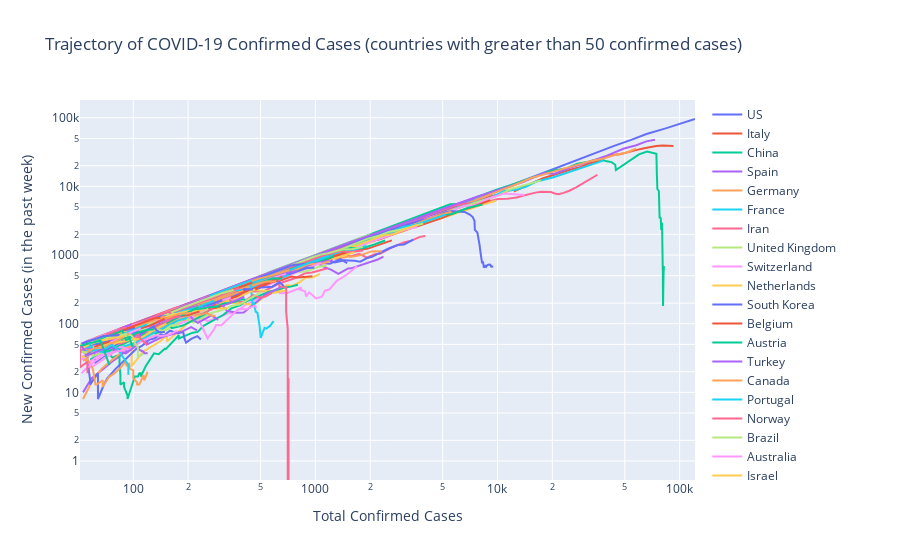

The cell this chart's notebook holds for it:
### Code cell
threshold = 50
countries = df.groupby(by='Country/Region', as_index=False)['Confirmed'].max().sort_values(by='Confirmed', ascending=False)
countries = countries[countries['Confirmed'] > threshold]['Country/Region'].unique()

fig = go.Figure()
for country in countries:
    filtered_df = df[df['Country/Region'] == country].reset_index()
    idx = filtered_df['Confirmed'].sub(threshold).gt(0).idxmax()
    trace_data = filtered_df[idx:]
    fig.add_trace(go.Scatter(x=trace_data['Confirmed'],
                             y=trace_data['new_cases'],
                             mode='lines',
                             name=country,
                             hoverinfo='x+name'))
fig.update_layout(xaxis_type="log",
                  yaxis_type="log",
                  title='Trajectory of COVID-19 Confirmed Cases (countries with greater than 50 confirmed cases)',
                  xaxis_title='Total Confirmed Cases',
                  yaxis_title='New Confirmed Cases (in the past week)')
fig.show()

### Figure 1 — Plotly figure (JSON) as saved in the notebook; plotly's stock layout.template omitted (floating-point values rounded to 4 significant figures)
{"data": [{"hoverinfo": "x+name", "mode": "lines", "name": "US", "type": "scatter", "x": [53, 53, 59, 60, 62, 70, 76, 101, 122, 153, 221, 278, 417, 537, 605, 959, 1281, 1663, 2179, 2726, 3499, 4632, 6421, 7786, 13680, 19101, 25493, 33746, 43667, 53740, 65778, 83836, 101657, 121478], "y": [38, 38, 44, 45, 27, 35, 41, 48, 69, 94, 161, 216, 347, 461, 504, 837, 1128, 1442, 1901, 2309, 2962, 4027, 5462, 6505, 12017, 16922, 22767, 30247, 39035, 47319, 57992, 70156, 82556, 95985]}, {"hoverinfo": "x+name", "mode": "lines", "name": "Italy", "type": "scatter", "x": [62, 155, 229, 322, 453, 655, 888, 1128, 1694, 2036, 2502, 3089, 3858, 4636, 5883, 7375, 9172, 10149, 12462, 12462, 17660, 21157, 24747, 27980, 31506, 35713, 41035, 47021, 53578, 59138, 63927, 69176, 74386, 80589, 86498, 92472], "y": [59, 152, 226, 319, 450, 652, 868, 1066, 1539, 1807, 2180, 2636, 3203, 3748, 4755, 5681, 7136, 7647, 9373, 8604, 13024, 15274, 17372, 18808, 21357, 23251, 28573, 29361, 32421, 34391, 35947, 37670, 38673, 39554, 39477, 38894]}, {"hoverinfo": "x+name", "mode": "lines", "name": "China", "type": "scatter", "x": [547, 639, 916, 1399, 2062, 2863, 5494, 6070, 8124, 9783, 11871, 16607, 19693, 23680, 27409, 30553, 34075, 36778, 39790, 42306, 44327, 44699, 59832, 66292, 68347, 70446, 72364, 74139, 74546, 74999, 75472, 76922, 76938, 77152, 77660, 78065, 78498, 78824, 79251, 79826, 80026, 80151, 80271, 80422, 80573, 80652, 80699, 80735, 80757, 80921, 80932, 80945, 80977, 81003, 81033, 81058, 81102, 81156, 81250, 81305, 81397, 81496, 81591, 81661, 81782, 81897, 81999], "y": [547, 639, 916, 1399, 2062, 2863, 5494, 5523, 7485, 8867, 10472, 14545, 16830, 18186, 21339, 22429, 24292, 24907, 23183, 22613, 20647, 17290, 29279, 32217, 31569, 30656, 30058, 29812, 29847, 15167, 9180, 8575, 6492, 4788, 3521, 3519, 3499, 3352, 2329, 2888, 2874, 2491, 2206, 1924, 1749, 1401, 873, 709, 606, 650, 510, 372, 325, 304, 298, 301, 181, 224, 305, 328, 394, 463, 533, 559, 626, 647, 694]}, {"hoverinfo": "x+name", "mode": "lines", "name": "Spain", "type": "scatter", "x": [84, 120, 165, 222, 259, 400, 500, 673, 1073, 1695, 2277, 2277, 5232, 6391, 7798, 9942, 11748, 13910, 17963, 20410, 25374, 28603, 35136, 39885, 49515, 57786, 65719, 73235], "y": [82, 118, 159, 209, 244, 368, 455, 589, 953, 1530, 2055, 2018, 4832, 5891, 7125, 8869, 10053, 11633, 15686, 15178, 18983, 20805, 25194, 28137, 35605, 39823, 45309, 47861]}, {"hoverinfo": "x+name", "mode": "lines", "name": "Germany", "type": "scatter", "x": [79, 130, 159, 196, 262, 482, 670, 799, 1040, 1176, 1457, 1908, 2078, 3675, 4585, 5795, 7272, 9257, 12327, 15320, 19848, 22213, 24873, 29056, 32986, 37323, 43938, 50871, 57695], "y": [63, 114, 143, 179, 235, 436, 622, 720, 910, 1017, 1261, 1646, 1596, 3005, 3786, 4755, 6096, 7800, 10419, 13242, 16173, 17628, 19078, 21784, 23729, 24996, 28618, 31023, 35482]}, {"hoverinfo": "x+name", "mode": "lines", "name": "France", "type": "scatter", "x": [57, 100, 130, 191, 204, 285, 377, 653, 949, 1126, 1209, 1784, 2284, 2284, 3667, 4480, 4513, 6650, 7683, 9052, 10886, 12632, 14308, 16214, 20123, 22622, 25600, 29551, 33402, 38105], "y": [45, 88, 118, 179, 190, 267, 339, 596, 849, 996, 1018, 1580, 1999, 1907, 3014, 3531, 3387, 5441, 5899, 6768, 8602, 8965, 9828, 11701, 13473, 14939, 16548, 18665, 20770, 23797]}, {"hoverinfo": "x+name", "mode": "lines", "name": "Iran", "type": "scatter", "x": [61, 95, 139, 245, 388, 593, 978, 1501, 2336, 2922, 3513, 4747, 5823, 6566, 7161, 8042, 9000, 10075, 11364, 12729, 13938, 14991, 16169, 17361, 18407, 19644, 20610, 21638, 23049, 24811, 27017, 29406, 32332, 35408], "y": [61, 95, 137, 240, 370, 565, 935, 1440, 2241, 2783, 3268, 4359, 5230, 5588, 5660, 5706, 6078, 6562, 6617, 6906, 7372, 7830, 8127, 8361, 8332, 8280, 7881, 7700, 8058, 8642, 9656, 10999, 12688, 14798]}, {"hoverinfo": "x+name", "mode": "lines", "name": "United Kingdom", "type": "scatter", "x": [459, 459, 801, 1143, 1144, 1551, 1960, 2642, 2716, 4014, 5067, 5741, 6726, 8164, 9640, 11812, 14745, 17312], "y": [459, 459, 801, 1143, 1144, 1551, 1960, 2183, 2257, 3213, 3924, 4597, 5175, 6204, 6998, 9096, 10731, 12245]}, {"hoverinfo": "x+name", "mode": "lines", "name": "Switzerland", "type": "scatter", "x": [56, 90, 114, 214, 268, 337, 374, 491, 652, 652, 1139, 1359, 2200, 2200, 2700, 3028, 4075, 5294, 6575, 7474, 8795, 9877, 10897, 11811, 12928, 14076], "y": [55, 89, 106, 206, 250, 310, 332, 435, 562, 538, 925, 1091, 1863, 1826, 2209, 2376, 3423, 4155, 5216, 5274, 6595, 7177, 7869, 7736, 7634, 7501]}, {"hoverinfo": "x+name", "mode": "lines", "name": "Netherlands", "type": "scatter", "x": [82, 128, 188, 265, 321, 382, 503, 503, 804, 959, 1135, 1414, 1708, 2056, 2465, 3003, 3640, 4217, 4764, 5580, 6438, 7468, 8647, 9819], "y": [81, 127, 182, 255, 303, 358, 465, 421, 676, 771, 870, 1093, 1326, 1553, 1962, 2199, 2681, 3082, 3350, 3872, 4382, 5003, 5644, 6179]}, {"hoverinfo": "x+name", "mode": "lines", "name": "South Korea", "type": "scatter", "x": [104, 204, 433, 602, 833, 977, 1261, 1766, 2337, 3150, 3736, 4335, 5186, 5621, 6088, 6593, 7041, 7314, 7478, 7513, 7755, 7869, 7979, 8086, 8162, 8236, 8320, 8413, 8565, 8652, 8799, 8897, 8961, 9037, 9137, 9241, 9332, 9478], "y": [76, 176, 405, 573, 803, 946, 1230, 1662, 2133, 2717, 3134, 3502, 4209, 4360, 4322, 4256, 3891, 3578, 3143, 2327, 2134, 1781, 1386, 1045, 848, 758, 807, 658, 696, 673, 713, 735, 725, 717, 724, 676, 680, 679]}, {"hoverinfo": "x+name", "mode": "lines", "name": "Belgium", "type": "scatter", "x": [109, 169, 200, 239, 267, 314, 314, 559, 689, 886, 1058, 1243, 1486, 1795, 2257, 2815, 3401, 3743, 4269, 4937, 6235, 7284, 9134], "y": [108, 168, 198, 231, 254, 291, 264, 450, 520, 686, 819, 976, 1172, 1481, 1698, 2126, 2515, 2685, 3026, 3451, 4440, 5027, 6319]}, {"hoverinfo": "x+name", "mode": "lines", "name": "Austria", "type": "scatter", "x": [55, 79, 104, 131, 182, 246, 302, 504, 655, 860, 1018, 1332, 1646, 2013, 2388, 2814, 3580, 4474, 5283, 5588, 6909, 7657, 8271], "y": [52, 70, 90, 113, 161, 217, 261, 449, 576, 756, 887, 1150, 1400, 1711, 1884, 2159, 2720, 3456, 3951, 3942, 4896, 5269, 5457]}, {"hoverinfo": "x+name", "mode": "lines", "name": "Turkey", "type": "scatter", "x": [98, 192, 359, 670, 1236, 1529, 1872, 2433, 3629, 5698, 7402], "y": [97, 191, 354, 665, 1230, 1511, 1825, 2335, 3437, 5339, 6732]}, {"hoverinfo": "x+name", "mode": "lines", "name": "Canada", "type": "scatter", "x": [54, 64, 76, 79, 108, 117, 193, 196, 250, 415, 478, 657, 800, 943, 1278, 1470, 2088, 2790, 3251, 4042, 4682, 5576], "y": [34, 40, 49, 49, 75, 80, 144, 142, 186, 339, 399, 549, 683, 750, 1082, 1220, 1673, 2312, 2594, 3242, 3739, 4298]}, {"hoverinfo": "x+name", "mode": "lines", "name": "Portugal", "type": "scatter", "x": [59, 59, 112, 169, 245, 331, 448, 448, 785, 1020, 1280, 1600, 2060, 2362, 2995, 3544, 4268, 5170], "y": [54, 51, 99, 149, 215, 301, 407, 389, 726, 908, 1111, 1355, 1729, 1914, 2547, 2759, 3248, 3890]}, {"hoverinfo": "x+name", "mode": "lines", "name": "Norway", "type": "scatter", "x": [56, 87, 108, 147, 176, 205, 400, 598, 702, 996, 1090, 1221, 1333, 1463, 1550, 1746, 1914, 2118, 2263, 2621, 2863, 3084, 3369, 3755, 4015], "y": [55, 86, 102, 132, 157, 180, 368, 542, 615, 888, 943, 1045, 1128, 1063, 952, 1044, 918, 1028, 1042, 1288, 1400, 1534, 1623, 1841, 1897]}, {"hoverinfo": "x+name", "mode": "lines", "name": "Brazil", "type": "scatter", "x": [52, 151, 151, 162, 200, 321, 372, 621, 793, 1021, 1546, 1924, 2247, 2554, 2985, 3417, 3904], "y": [48, 138, 138, 142, 175, 290, 334, 569, 642, 870, 1384, 1724, 1926, 2182, 2364, 2624, 2883]}, {"hoverinfo": "x+name", "mode": "lines", "name": "Australia", "type": "scatter", "x": [52, 55, 60, 63, 76, 91, 107, 128, 128, 200, 250, 297, 377, 452, 568, 681, 791, 1071, 1490, 1682, 2044, 2364, 2810, 3143, 3640], "y": [30, 32, 37, 38, 49, 61, 68, 76, 73, 140, 187, 221, 286, 345, 440, 553, 591, 821, 1193, 1305, 1592, 1796, 2129, 2352, 2569]}, {"hoverinfo": "x+name", "mode": "lines", "name": "Israel", "type": "scatter", "x": [58, 109, 131, 161, 193, 251, 255, 337, 433, 677, 705, 883, 1071, 1442, 1930, 2369, 2693, 3035, 3619], "y": [46, 94, 115, 140, 172, 212, 216, 279, 324, 546, 544, 690, 820, 1187, 1593, 1936, 2016, 2330, 2736]}, {"hoverinfo": "x+name", "mode": "lines", "name": "Sweden", "type": "scatter", "x": [94, 101, 161, 203, 248, 355, 500, 599, 814, 961, 1022, 1103, 1190, 1279, 1439, 1639, 1763, 1931, 2046, 2286, 2526, 2840, 3069, 3447], "y": [87, 94, 149, 189, 233, 334, 465, 505, 713, 800, 819, 855, 835, 779, 840, 825, 802, 909, 943, 1096, 1247, 1401, 1430, 1684]}, {"hoverinfo": "x+name", "mode": "lines", "name": "Czech Republic", "type": "scatter", "x": [91, 94, 141, 189, 253, 298, 396, 464, 694, 833, 995, 1120, 1236, 1394, 1654, 1925, 2279, 2631], "y": [83, 82, 123, 170, 222, 267, 355, 373, 600, 692, 806, 867, 938, 998, 1190, 1231, 1446, 1636]}, {"hoverinfo": "x+name", "mode": "lines", "name": "Ireland", "type": "scatter", "x": [90, 129, 129, 169, 223, 292, 557, 683, 785, 906, 1125, 1329, 1564, 1819, 2121, 2415], "y": [72, 111, 110, 148, 189, 249, 514, 593, 656, 777, 956, 1106, 1272, 1262, 1438, 1630]}, {"hoverinfo": "x+name", "mode": "lines", "name": "Denmark", "type": "scatter", "x": [90, 262, 444, 617, 804, 836, 875, 932, 1024, 1115, 1225, 1337, 1420, 1514, 1572, 1718, 1862, 2023, 2200, 2366], "y": [86, 256, 434, 607, 781, 813, 840, 842, 762, 671, 608, 533, 584, 639, 640, 694, 747, 798, 863, 946]}, {"hoverinfo": "x+name", "mode": "lines", "name": "Malaysia", "type": "scatter", "x": [83, 93, 99, 117, 129, 149, 149, 197, 238, 428, 566, 673, 790, 900, 1030, 1183, 1306, 1518, 1624, 1796, 2031, 2161, 2320], "y": [60, 68, 70, 88, 93, 99, 99, 114, 145, 329, 449, 544, 641, 751, 833, 945, 878, 952, 951, 1006, 1131, 1131, 1137]}, {"hoverinfo": "x+name", "mode": "lines", "name": "Chile", "type": "scatter", "x": [61, 74, 155, 201, 238, 238, 434, 537, 632, 746, 922, 1142, 1306, 1610, 1909], "y": [57, 66, 147, 188, 215, 215, 391, 476, 558, 591, 721, 904, 1068, 1176, 1372]}, {"hoverinfo": "x+name", "mode": "lines", "name": "Luxembourg", "type": "scatter", "x": [51, 59, 77, 140, 203, 335, 484, 670, 798, 875, 1099, 1333, 1453, 1605, 1831], "y": [49, 56, 74, 135, 196, 316, 450, 619, 739, 798, 959, 1130, 1118, 1121, 1161]}, {"hoverinfo": "x+name", "mode": "lines", "name": "Ecuador", "type": "scatter", "x": [58, 111, 199, 367, 506, 789, 981, 1082, 1173, 1403, 1595, 1823], "y": [43, 94, 182, 350, 478, 761, 944, 1024, 1062, 1204, 1228, 1317]}, {"hoverinfo": "x+name", "mode": "lines", "name": "Japan", "type": "scatter", "x": [59, 66, 74, 84, 94, 105, 122, 147, 159, 170, 189, 214, 228, 241, 256, 274, 293, 331, 360, 420, 461, 502, 511, 581, 639, 639, 701, 773, 839, 825, 878, 889, 924, 963, 1007, 1086, 1128, 1193, 1307, 1387, 1468, 1693], "y": [33, 40, 48, 56, 66, 76, 79, 88, 93, 96, 105, 120, 123, 119, 109, 115, 123, 142, 146, 192, 220, 246, 237, 288, 308, 279, 281, 312, 337, 314, 297, 250, 285, 262, 234, 247, 303, 315, 418, 463, 505, 686]}, {"hoverinfo": "x+name", "mode": "lines", "name": "Poland", "type": "scatter", "x": [68, 103, 119, 177, 238, 251, 355, 425, 536, 634, 749, 901, 1051, 1221, 1389, 1638], "y": [63, 98, 108, 161, 216, 220, 306, 357, 433, 515, 572, 663, 800, 866, 964, 1102]}, {"hoverinfo": "x+name", "mode": "lines", "name": "Pakistan", "type": "scatter", "x": [53, 136, 236, 299, 454, 501, 730, 776, 875, 972, 1063, 1201, 1373, 1495], "y": [47, 130, 220, 280, 434, 473, 699, 723, 739, 736, 764, 747, 872, 765]}, {"hoverinfo": "x+name", "mode": "lines", "name": "Romania", "type": "scatter", "x": [89, 123, 131, 158, 184, 260, 277, 308, 367, 433, 576, 794, 906, 1029, 1292, 1452], "y": [80, 114, 116, 143, 159, 215, 228, 219, 244, 302, 418, 610, 646, 752, 984, 1085]}, {"hoverinfo": "x+name", "mode": "lines", "name": "Russia", "type": "scatter", "x": [59, 63, 90, 114, 147, 199, 253, 306, 367, 438, 495, 658, 840, 1036, 1264], "y": [46, 46, 73, 104, 127, 171, 208, 247, 304, 348, 381, 511, 641, 783, 958]}, {"hoverinfo": "x+name", "mode": "lines", "name": "Thailand", "type": "scatter", "x": [53, 59, 70, 75, 82, 114, 147, 177, 212, 272, 322, 411, 599, 721, 827, 934, 1045, 1136, 1245], "y": [10, 16, 23, 27, 32, 64, 97, 124, 153, 202, 247, 329, 485, 574, 650, 722, 773, 814, 834]}, {"hoverinfo": "x+name", "mode": "lines", "name": "Saudi Arabia", "type": "scatter", "x": [86, 103, 103, 118, 171, 171, 274, 344, 392, 511, 562, 767, 900, 1012, 1104, 1203], "y": [81, 98, 92, 103, 151, 150, 229, 258, 289, 408, 444, 596, 729, 738, 760, 811]}, {"hoverinfo": "x+name", "mode": "lines", "name": "South Africa", "type": "scatter", "x": [51, 62, 62, 116, 150, 202, 240, 274, 402, 554, 709, 927, 1170, 1187], "y": [48, 59, 55, 103, 133, 178, 202, 223, 340, 492, 593, 777, 968, 947]}, {"hoverinfo": "x+name", "mode": "lines", "name": "Finland", "type": "scatter", "x": [59, 59, 155, 225, 244, 277, 321, 336, 400, 450, 523, 626, 700, 792, 880, 958, 1041, 1167], "y": [53, 47, 140, 210, 221, 247, 281, 277, 341, 295, 298, 382, 423, 471, 544, 558, 591, 644]}, {"hoverinfo": "x+name", "mode": "lines", "name": "Indonesia", "type": "scatter", "x": [69, 96, 117, 134, 172, 227, 311, 369, 450, 514, 579, 686, 790, 893, 1046, 1155], "y": [65, 92, 111, 115, 145, 193, 277, 300, 354, 397, 445, 514, 563, 582, 677, 705]}, {"hoverinfo": "x+name", "mode": "lines", "name": "Philippines", "type": "scatter", "x": [52, 64, 111, 140, 142, 187, 202, 217, 230, 307, 380, 462, 552, 636, 707, 803, 1075], "y": [49, 59, 105, 130, 122, 154, 153, 165, 166, 196, 240, 320, 365, 434, 490, 573, 768]}, {"hoverinfo": "x+name", "mode": "lines", "name": "Greece", "type": "scatter", "x": [73, 73, 89, 99, 99, 190, 228, 331, 331, 387, 418, 418, 495, 530, 624, 695, 743, 821, 892, 966, 1061], "y": [66, 66, 82, 90, 68, 145, 182, 258, 258, 298, 319, 319, 305, 302, 293, 364, 356, 403, 474, 471, 531]}, {"hoverinfo": "x+name", "mode": "lines", "name": "India", "type": "scatter", "x": [56, 62, 73, 82, 102, 113, 119, 142, 156, 194, 244, 330, 396, 499, 536, 657, 727, 887, 987], "y": [51, 34, 43, 51, 68, 74, 76, 86, 94, 121, 162, 228, 283, 380, 394, 501, 533, 643, 657]}, {"hoverinfo": "x+name", "mode": "lines", "name": "Iceland", "type": "scatter", "x": [58, 69, 85, 103, 134, 156, 171, 180, 220, 250, 330, 409, 473, 568, 588, 648, 737, 802, 890, 963], "y": [52, 58, 59, 69, 91, 106, 121, 122, 151, 165, 227, 275, 317, 397, 408, 428, 487, 472, 481, 490]}, {"hoverinfo": "x+name", "mode": "lines", "name": "Singapore", "type": "scatter", "x": [58, 67, 72, 75, 77, 81, 84, 84, 85, 85, 89, 89, 91, 93, 93, 93, 102, 106, 108, 110, 110, 117, 130, 138, 150, 150, 160, 178, 178, 200, 212, 226, 243, 266, 313, 345, 385, 432, 455, 509, 558, 631, 683, 732, 802], "y": [30, 37, 39, 35, 32, 34, 34, 26, 18, 13, 14, 12, 10, 9, 9, 8, 17, 17, 19, 19, 17, 24, 37, 36, 44, 42, 50, 68, 61, 70, 74, 76, 93, 106, 135, 167, 185, 220, 229, 266, 292, 318, 338, 347, 370]}, {"hoverinfo": "x+name", "mode": "lines", "name": "Panama", "type": "scatter", "x": [55, 69, 86, 109, 137, 200, 313, 313, 345, 443, 558, 674, 786], "y": [55, 68, 78, 98, 110, 164, 270, 258, 276, 357, 449, 537, 586]}, {"hoverinfo": "x+name", "mode": "lines", "name": "Dominican Republic", "type": "scatter", "x": [72, 112, 202, 245, 312, 392, 488, 581, 719], "y": [67, 101, 191, 234, 291, 371, 454, 509, 607]}, {"hoverinfo": "x+name", "mode": "lines", "name": "Mexico", "type": "scatter", "x": [53, 82, 93, 118, 164, 203, 251, 316, 367, 405, 475, 585, 717], "y": [46, 75, 85, 106, 152, 177, 210, 263, 285, 312, 357, 421, 514]}, {"hoverinfo": "x+name", "mode": "lines", "name": "Cruise Ship", "type": "scatter", "x": [61, 61, 64, 135, 135, 175, 175, 218, 285, 355, 454, 542, 621, 634, 634, 634, 691, 691, 691, 705, 705, 705, 705, 705, 705, 706, 706, 706, 696, 696, 696, 696, 696, 696, 696, 696, 696, 696, 696, 696, 712, 712, 712, 712, 712, 712], "y": [61, 61, 64, 135, 135, 175, 175, 157, 224, 291, 319, 407, 446, 459, 416, 349, 336, 237, 149, 84, 71, 71, 71, 14, 14, 15, 1, 1, -9, -9, -9, -9, -10, -10, -10, 0, 0, 0, 0, 0, 16, 16, 16, 16, 16, 16]}, {"hoverinfo": "x+name", "mode": "lines", "name": "Diamond Princess", "type": "scatter", "x": [712, 712, 712, 712], "y": [712, 712, 712, 712]}, {"hoverinfo": "x+name", "mode": "lines", "name": "Argentina", "type": "scatter", "x": [56, 68, 79, 97, 128, 158, 266, 266, 387, 387, 502, 589, 690], "y": [44, 51, 60, 78, 97, 124, 221, 210, 319, 308, 405, 461, 532]}, {"hoverinfo": "x+name", "mode": "lines", "name": "Slovenia", "type": "scatter", "x": [57, 89, 141, 181, 219, 253, 275, 275, 286, 341, 383, 414, 442, 480, 528, 562, 632, 684], "y": [57, 87, 134, 174, 203, 237, 244, 218, 197, 200, 202, 195, 189, 205, 253, 276, 291, 301]}, {"hoverinfo": "x+name", "mode": "lines", "name": "Peru", "type": "scatter", "x": [86, 117, 145, 234, 234, 318, 363, 395, 416, 480, 580, 635, 671], "y": [79, 106, 134, 219, 206, 280, 320, 309, 299, 335, 346, 401, 353]}, {"hoverinfo": "x+name", "mode": "lines", "name": "Serbia", "type": "scatter", "x": [55, 65, 83, 103, 135, 171, 222, 249, 303, 384, 384, 457, 659], "y": [54, 60, 71, 84, 100, 125, 174, 194, 238, 301, 281, 322, 488]}, {"hoverinfo": "x+name", "mode": "lines", "name": "Croatia", "type": "scatter", "x": [57, 65, 81, 105, 128, 206, 254, 315, 382, 442, 495, 586, 657], "y": [45, 51, 62, 86, 96, 168, 205, 258, 317, 361, 390, 458, 451]}, {"hoverinfo": "x+name", "mode": "lines", "name": "Estonia", "type": "scatter", "x": [79, 115, 171, 205, 225, 258, 267, 283, 306, 326, 352, 369, 404, 538, 575, 645], "y": [69, 105, 161, 195, 213, 242, 251, 204, 191, 155, 147, 144, 146, 271, 292, 339]}, {"hoverinfo": "x+name", "mode": "lines", "name": "Colombia", "type": "scatter", "x": [54, 65, 93, 102, 128, 196, 231, 277, 378, 470, 491, 539, 608], "y": [53, 62, 84, 93, 115, 174, 197, 223, 313, 377, 389, 411, 412]}, {"hoverinfo": "x+name", "mode": "lines", "name": "Qatar", "type": "scatter", "x": [262, 262, 320, 337, 401, 439, 439, 452, 460, 470, 481, 494, 501, 526, 537, 549, 562, 590], "y": [254, 254, 312, 329, 386, 421, 415, 190, 198, 150, 144, 93, 62, 87, 85, 89, 92, 109]}, {"hoverinfo": "x+name", "mode": "lines", "name": "Egypt", "type": "scatter", "x": [55, 59, 60, 67, 80, 109, 110, 150, 196, 196, 256, 285, 294, 327, 366, 402, 456, 495, 536, 576], "y": [53, 57, 58, 64, 65, 94, 61, 95, 137, 136, 189, 205, 185, 217, 216, 206, 260, 239, 251, 282]}, {"hoverinfo": "x+name", "mode": "lines", "name": "Iraq", "type": "scatter", "x": [54, 60, 60, 71, 71, 71, 101, 110, 116, 124, 154, 164, 192, 208, 214, 233, 266, 316, 346, 382, 458, 506], "y": [41, 41, 34, 39, 36, 36, 61, 56, 56, 64, 83, 93, 121, 107, 104, 117, 142, 162, 182, 190, 250, 292]}, {"hoverinfo": "x+name", "mode": "lines", "name": "Bahrain", "type": "scatter", "x": [52, 55, 60, 85, 85, 95, 110, 195, 195, 189, 210, 214, 214, 228, 256, 278, 285, 305, 334, 377, 392, 419, 458, 466, 476], "y": [19, 22, 24, 44, 38, 46, 61, 143, 140, 129, 125, 129, 119, 118, 61, 83, 96, 95, 120, 163, 164, 163, 180, 181, 171]}, {"hoverinfo": "x+name", "mode": "lines", "name": "United Arab Emirates", "type": "scatter", "x": [74, 74, 85, 85, 85, 98, 98, 98, 113, 140, 140, 153, 153, 198, 248, 333, 333, 405, 468], "y": [47, 47, 56, 56, 40, 53, 53, 24, 39, 55, 55, 68, 55, 100, 150, 220, 193, 265, 315]}, {"hoverinfo": "x+name", "mode": "lines", "name": "Algeria", "type": "scatter", "x": [54, 60, 74, 87, 90, 139, 201, 230, 264, 302, 367, 409, 454], "y": [34, 40, 54, 63, 64, 102, 153, 176, 204, 228, 280, 319, 315]}, {"hoverinfo": "x+name", "mode": "lines", "name": "New Zealand", "type": "scatter", "x": [52, 102, 102, 155, 205, 283, 368, 451], "y": [46, 94, 94, 143, 185, 255, 329, 399]}, {"hoverinfo": "x+name", "mode": "lines", "name": "Lebanon", "type": "scatter", "x": [61, 61, 77, 93, 110, 99, 120, 133, 157, 163, 187, 248, 267, 318, 333, 368, 391, 412], "y": [48, 45, 55, 71, 78, 67, 79, 72, 96, 86, 94, 138, 168, 198, 200, 211, 228, 225]}, {"hoverinfo": "x+name", "mode": "lines", "name": "Armenia", "type": "scatter", "x": [52, 78, 84, 115, 136, 160, 194, 235, 249, 265, 290, 329, 407], "y": [51, 77, 83, 111, 128, 142, 168, 183, 171, 181, 175, 193, 247]}, {"hoverinfo": "x+name", "mode": "lines", "name": "Morocco", "type": "scatter", "x": [63, 77, 96, 115, 143, 170, 225, 275, 345, 402], "y": [57, 70, 79, 87, 114, 132, 176, 212, 268, 306]}, {"hoverinfo": "x+name", "mode": "lines", "name": "Lithuania", "type": "scatter", "x": [83, 129, 179, 209, 274, 299, 358, 394], "y": [75, 117, 162, 184, 247, 263, 309, 311]}, {"hoverinfo": "x+name", "mode": "lines", "name": "UK", "type": "scatter", "x": [51, 85, 115, 163, 206, 273, 321, 382], "y": [38, 72, 100, 143, 183, 237, 281, 331]}, {"hoverinfo": "x+name", "mode": "lines", "name": "Ukraine", "type": "scatter", "x": [73, 73, 97, 145, 196, 310, 356], "y": [70, 66, 83, 131, 180, 281, 309]}, {"hoverinfo": "x+name", "mode": "lines", "name": "Hungary", "type": "scatter", "x": [58, 73, 85, 103, 131, 167, 187, 226, 261, 300, 343], "y": [45, 60, 66, 73, 99, 128, 137, 168, 188, 215, 240]}, {"hoverinfo": "x+name", "mode": "lines", "name": "Bulgaria", "type": "scatter", "x": [51, 52, 67, 92, 94, 127, 163, 187, 201, 218, 242, 264, 293, 331], "y": [47, 48, 63, 85, 87, 104, 122, 136, 149, 151, 150, 170, 166, 168]}, {"hoverinfo": "x+name", "mode": "lines", "name": "Andorra", "type": "scatter", "x": [53, 75, 88, 113, 133, 164, 188, 224, 267, 308], "y": [52, 74, 87, 112, 131, 125, 149, 171, 192, 220]}, {"hoverinfo": "x+name", "mode": "lines", "name": "Latvia", "type": "scatter", "x": [71, 86, 111, 124, 139, 180, 197, 221, 244, 280, 305], "y": [61, 76, 94, 98, 109, 146, 148, 150, 158, 169, 181]}, {"hoverinfo": "x+name", "mode": "lines", "name": "Costa Rica", "type": "scatter", "x": [69, 89, 117, 134, 158, 177, 201, 231, 263, 295], "y": [47, 66, 91, 107, 123, 136, 151, 162, 174, 178]}, {"hoverinfo": "x+name", "mode": "lines", "name": "Slovakia", "type": "scatter", "x": [54, 63, 72, 105, 123, 137, 178, 185, 186, 204, 216, 226, 269, 292], "y": [51, 60, 65, 95, 107, 105, 134, 131, 123, 132, 111, 103, 132, 114]}, {"hoverinfo": "x+name", "mode": "lines", "name": "Taiwan", "type": "scatter", "x": [53, 59, 67, 77, 100, 108, 135, 153, 169, 195, 215, 235, 252, 267, 283], "y": [8, 14, 22, 30, 52, 59, 85, 100, 110, 128, 138, 135, 144, 132, 130]}, {"hoverinfo": "x+name", "mode": "lines", "name": "Tunisia", "type": "scatter", "x": [54, 60, 75, 89, 114, 173, 197, 227, 278], "y": [38, 42, 57, 69, 90, 144, 158, 173, 218]}, {"hoverinfo": "x+name", "mode": "lines", "name": "Uruguay", "type": "scatter", "x": [79, 94, 110, 135, 158, 162, 189, 217, 238, 274], "y": [79, 94, 106, 131, 150, 133, 139, 138, 144, 164]}, {"hoverinfo": "x+name", "mode": "lines", "name": "Bosnia and Herzegovina", "type": "scatter", "x": [63, 89, 93, 126, 132, 166, 176, 191, 237, 258], "y": [52, 76, 75, 102, 107, 140, 138, 128, 148, 165]}, {"hoverinfo": "x+name", "mode": "lines", "name": "Jordan", "type": "scatter", "x": [52, 69, 85, 85, 112, 127, 154, 172, 212, 235, 246], "y": [51, 68, 84, 84, 104, 110, 120, 120, 143, 150, 161]}, {"hoverinfo": "x+name", "mode": "lines", "name": "North Macedonia", "type": "scatter", "x": [67, 85, 115, 136, 148, 177, 201, 219, 241], "y": [53, 71, 101, 118, 122, 142, 153, 152, 156]}, {"hoverinfo": "x+name", "mode": "lines", "name": "Kuwait", "type": "scatter", "x": [56, 56, 56, 58, 58, 61, 64, 64, 69, 72, 80, 80, 104, 112, 123, 130, 142, 148, 159, 176, 188, 189, 191, 195, 208, 225, 235], "y": [55, 45, 30, 15, 13, 16, 19, 8, 13, 16, 22, 22, 43, 48, 59, 61, 70, 68, 79, 72, 76, 66, 61, 53, 60, 66, 59]}, {"hoverinfo": "x+name", "mode": "lines", "name": "Moldova", "type": "scatter", "x": [66, 80, 94, 109, 125, 149, 177, 199, 231], "y": [60, 68, 71, 86, 95, 119, 128, 133, 151]}, {"hoverinfo": "x+name", "mode": "lines", "name": "Kazakhstan", "type": "scatter", "x": [53, 59, 62, 72, 81, 111, 150, 228], "y": [47, 50, 52, 39, 46, 67, 101, 175]}, {"hoverinfo": "x+name", "mode": "lines", "name": "San Marino", "type": "scatter", "x": [51, 62, 69, 80, 80, 101, 109, 109, 119, 119, 144, 144, 175, 187, 187, 208, 208, 223, 224], "y": [41, 46, 48, 59, 57, 65, 73, 58, 57, 50, 64, 64, 74, 78, 78, 89, 89, 79, 80]}, {"hoverinfo": "x+name", "mode": "lines", "name": "Burkina Faso", "type": "scatter", "x": [64, 75, 99, 114, 146, 152, 180, 207], "y": [62, 72, 84, 99, 126, 119, 140, 143]}, {"hoverinfo": "x+name", "mode": "lines", "name": "Albania", "type": "scatter", "x": [51, 55, 59, 64, 70, 76, 89, 104, 123, 146, 174, 186, 197], "y": [49, 45, 47, 41, 37, 38, 47, 53, 68, 87, 110, 116, 121]}, {"hoverinfo": "x+name", "mode": "lines", "name": "Azerbaijan", "type": "scatter", "x": [53, 65, 72, 87, 93, 122, 165, 182], "y": [38, 42, 57, 59, 65, 78, 121, 129]}, {"hoverinfo": "x+name", "mode": "lines", "name": "Cyprus", "type": "scatter", "x": [67, 67, 84, 95, 116, 124, 132, 146, 162, 179], "y": [61, 53, 58, 69, 83, 78, 83, 79, 95, 95]}, {"hoverinfo": "x+name", "mode": "lines", "name": "Vietnam", "type": "scatter", "x": [53, 56, 61, 66, 75, 85, 91, 94, 113, 123, 134, 141, 153, 163, 174], "y": [35, 26, 31, 35, 37, 46, 44, 41, 57, 62, 68, 66, 68, 72, 80]}, {"hoverinfo": "x+name", "mode": "lines", "name": "Oman", "type": "scatter", "x": [52, 55, 66, 84, 99, 109, 131, 152], "y": [33, 33, 44, 60, 60, 61, 83, 100]}, {"hoverinfo": "x+name", "mode": "lines", "name": "Malta", "type": "scatter", "x": [53, 64, 73, 90, 107, 110, 129, 134, 139, 149], "y": [47, 52, 55, 69, 77, 72, 91, 81, 75, 76]}, {"hoverinfo": "x+name", "mode": "lines", "name": "Ghana", "type": "scatter", "x": [53, 93, 132, 137, 141], "y": [46, 86, 121, 121, 122]}, {"hoverinfo": "x+name", "mode": "lines", "name": "Senegal", "type": "scatter", "x": [67, 79, 86, 99, 105, 119, 130], "y": [43, 55, 60, 68, 74, 81, 83]}, {"hoverinfo": "x+name", "mode": "lines", "name": "Brunei", "type": "scatter", "x": [54, 56, 68, 75, 78, 83, 88, 91, 104, 109, 114, 115, 120], "y": [53, 55, 57, 64, 41, 43, 38, 37, 48, 41, 39, 37, 37]}, {"hoverinfo": "x+name", "mode": "lines", "name": "Hong Kong", "type": "scatter", "x": [53, 56, 56, 57, 60, 62, 63, 68, 68, 69, 74, 79, 84, 91, 92, 94, 95, 96, 100, 100, 105, 105, 107, 108, 114, 115, 120], "y": [29, 31, 30, 28, 22, 13, 13, 15, 12, 13, 17, 19, 22, 28, 24, 26, 26, 22, 21, 16, 14, 13, 13, 13, 18, 15, 20]}, {"hoverinfo": "x+name", "mode": "lines", "name": "Cuba", "type": "scatter", "x": [57, 67, 80, 119], "y": [50, 56, 64, 98]}, {"hoverinfo": "x+name", "mode": "lines", "name": "Venezuela", "type": "scatter", "x": [70, 70, 77, 84, 91, 107, 107, 119], "y": [68, 60, 60, 51, 55, 65, 65, 49]}, {"hoverinfo": "x+name", "mode": "lines", "name": "Sri Lanka", "type": "scatter", "x": [51, 60, 73, 77, 82, 97, 102, 102, 106, 106, 113], "y": [49, 58, 67, 67, 64, 69, 58, 51, 46, 33, 36]}, {"hoverinfo": "x+name", "mode": "lines", "name": "Afghanistan", "type": "scatter", "x": [74, 84, 94, 110, 110], "y": [52, 62, 72, 86, 86]}, {"hoverinfo": "x+name", "mode": "lines", "name": "Uzbekistan", "type": "scatter", "x": [60, 75, 88, 104], "y": [45, 52, 55, 61]}, {"hoverinfo": "x+name", "mode": "lines", "name": "Mauritius", "type": "scatter", "x": [81, 94, 102], "y": [78, 82, 88]}, {"hoverinfo": "x+name", "mode": "lines", "name": "Cote d'Ivoire", "type": "scatter", "x": [73, 80, 96, 101, 101], "y": [68, 74, 87, 92, 87]}, {"hoverinfo": "x+name", "mode": "lines", "name": "Cambodia", "type": "scatter", "x": [51, 53, 84, 87, 91, 96, 96, 99, 99], "y": [46, 46, 77, 80, 58, 61, 59, 48, 46]}, {"hoverinfo": "x+name", "mode": "lines", "name": "West Bank and Gaza", "type": "scatter", "x": [84, 91, 98], "y": [84, 91, 98]}, {"hoverinfo": "x+name", "mode": "lines", "name": "Honduras", "type": "scatter", "x": [52, 68, 95], "y": [40, 44, 71]}, {"hoverinfo": "x+name", "mode": "lines", "name": "Belarus", "type": "scatter", "x": [51, 51, 69, 76, 76, 81, 81, 86, 86, 94, 94], "y": [42, 39, 42, 49, 49, 45, 45, 35, 35, 25, 18]}, {"hoverinfo": "x+name", "mode": "lines", "name": "Kosovo", "type": "scatter", "x": [71, 86, 91], "y": [69, 84, 89]}, {"hoverinfo": "x+name", "mode": "lines", "name": "Cameroon", "type": "scatter", "x": [56, 66, 75, 75, 91, 91], "y": [52, 56, 65, 62, 71, 64]}, {"hoverinfo": "x+name", "mode": "lines", "name": "Georgia", "type": "scatter", "x": [54, 61, 70, 75, 79, 83, 90], "y": [21, 28, 36, 37, 39, 40, 41]}, {"hoverinfo": "x+name", "mode": "lines", "name": "Nigeria", "type": "scatter", "x": [51, 65, 70, 89], "y": [43, 57, 58, 67]}, {"hoverinfo": "x+name", "mode": "lines", "name": "Montenegro", "type": "scatter", "x": [52, 69, 82, 84], "y": [51, 66, 68, 70]}, {"hoverinfo": "x+name", "mode": "lines", "name": "Bolivia", "type": "scatter", "x": [61, 74], "y": [46, 55]}, {"hoverinfo": "x+name", "mode": "lines", "name": "Trinidad and Tobago", "type": "scatter", "x": [51, 57, 60, 65, 66, 74], "y": [47, 52, 53, 56, 57, 25]}, {"hoverinfo": "x+name", "mode": "lines", "name": "Congo", "type": "scatter", "x": [52, 55, 55, 69], "y": [47, 38, 34, 43]}, {"hoverinfo": "x+name", "mode": "lines", "name": "Rwanda", "type": "scatter", "x": [54, 60], "y": [37, 43]}, {"hoverinfo": "x+name", "mode": "lines", "name": "Kyrgyzstan", "type": "scatter", "x": [58, 58], "y": [52, 44]}, {"hoverinfo": "x+name", "mode": "lines", "name": "Liechtenstein", "type": "scatter", "x": [51, 51, 51, 56, 56, 56], "y": [47, 44, 23, 28, 28, 19]}, {"hoverinfo": "x+name", "mode": "lines", "name": "Paraguay", "type": "scatter", "x": [52, 56], "y": [39, 38]}, {"hoverinfo": "x+name", "mode": "lines", "name": "Guadeloupe", "type": "scatter", "x": [53], "y": [52]}], "layout": {"title": {"text": "Trajectory of COVID-19 Confirmed Cases (countries with greater than 50 confirmed cases)"}, "xaxis": {"title": {"text": "Total Confirmed Cases"}, "type": "log"}, "yaxis": {"title": {"text": "New Confirmed Cases (in the past week)"}, "type": "log"}}}
